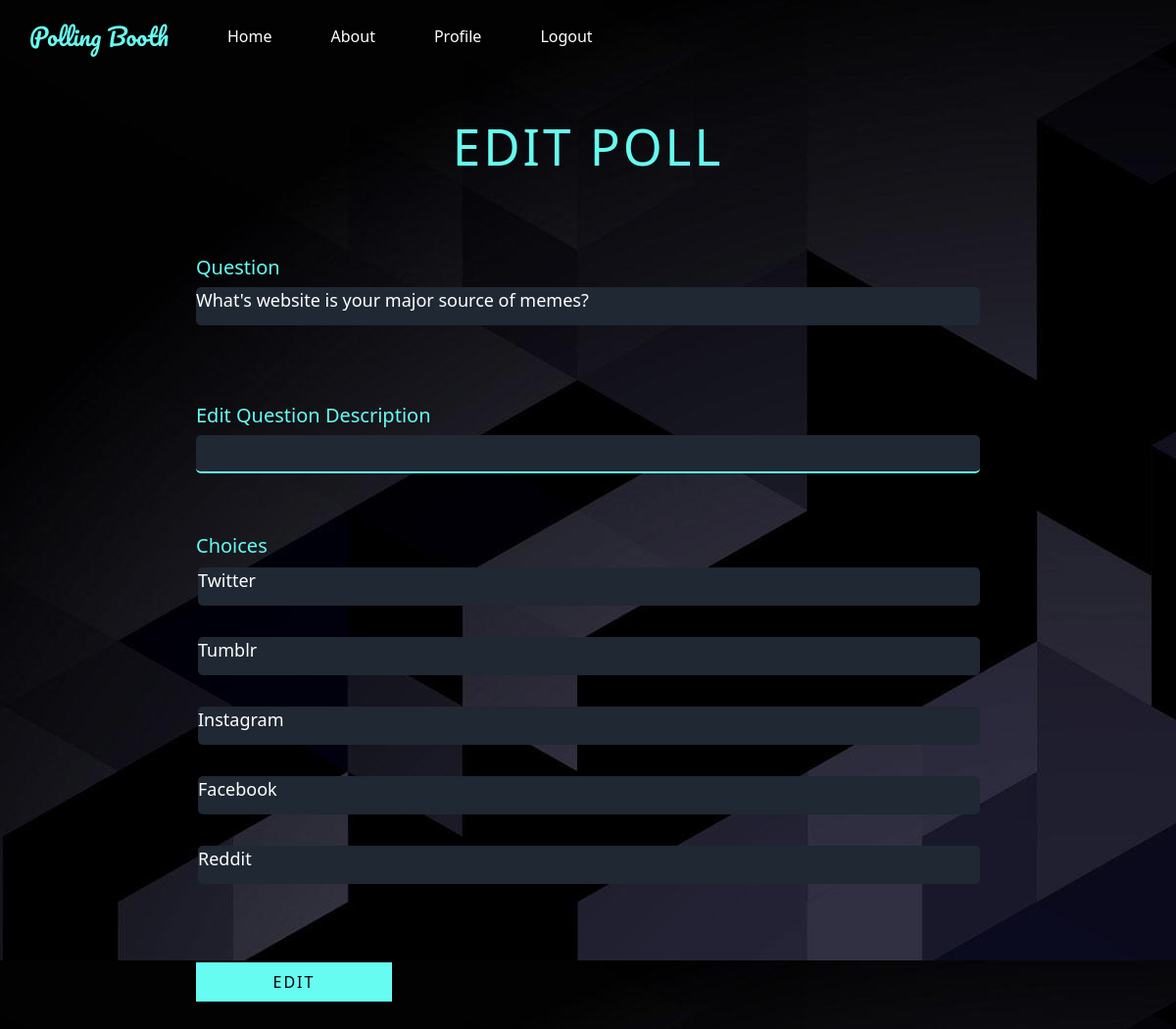
The app's page /editPoll.php?poll=12 (signed in), older data.
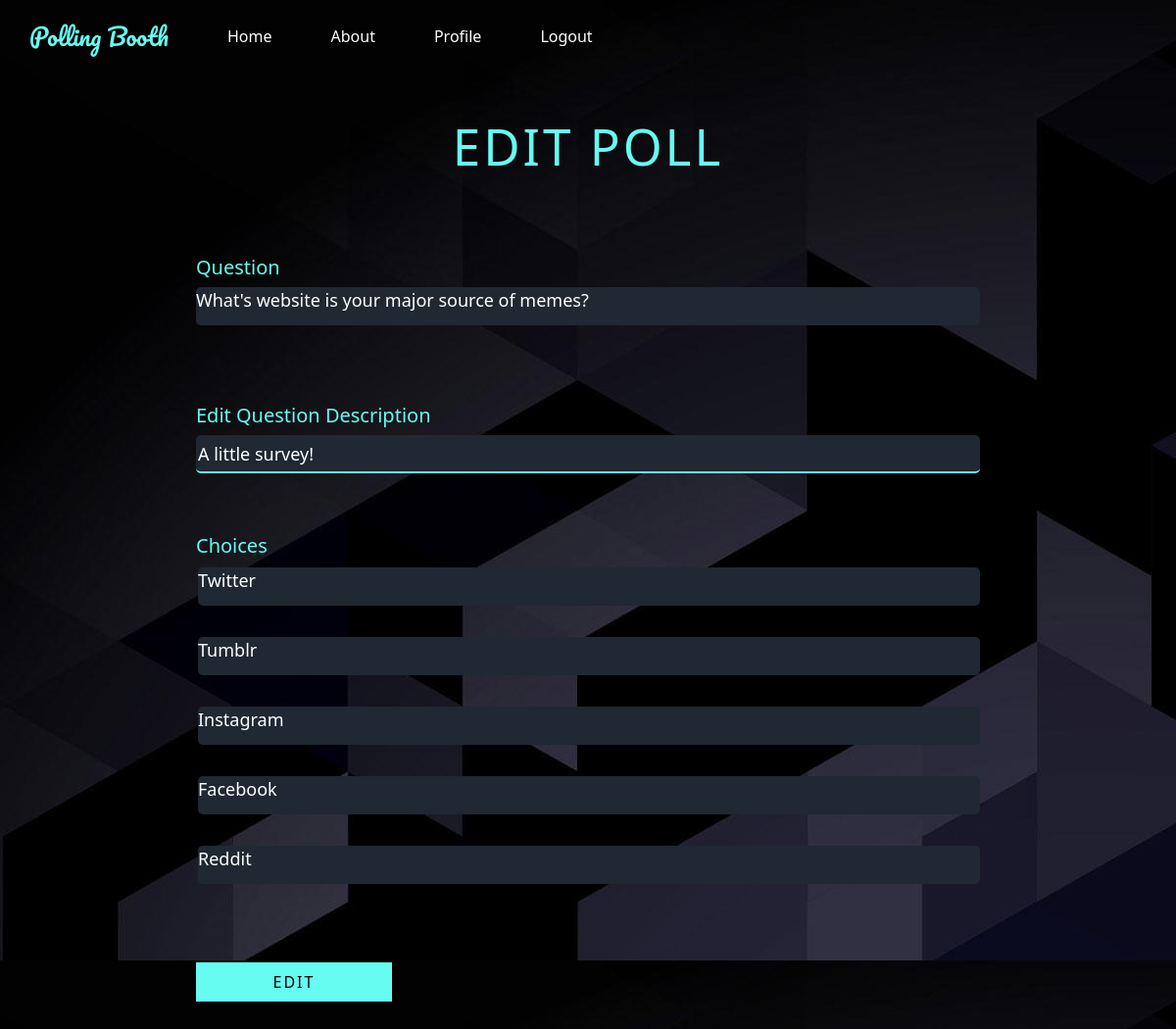
The same page, newer data.
### tables this page shows
CREATE TABLE `polls` (
  `id` int(11) NOT NULL,
  `pollsQues` varchar(128) DEFAULT NULL,
  `pollsDesc` text DEFAULT NULL,
  `pollsStart` date NOT NULL,
  `pollsEnd` date NOT NULL,
  `usersId` int(11) DEFAULT NULL,
  `pollsPrivate` char(1) NOT NULL
);

### includes/functions.inc.php (called while the page is built, shortened)
<?php
   function fetchPoll($conn, $id)
   {
       $sql = "SELECT * FROM polls WHERE id = ?;";
       $stmt = mysqli_stmt_init($conn);
       if (!mysqli_stmt_prepare($stmt, $sql))
       {
           header("location: ../polls.php?error=stmtfailed");
           exit();
       }
       mysqli_stmt_bind_param($stmt, "s", $id);
       mysqli_stmt_execute($stmt);
       $resultData = mysqli_stmt_get_result($stmt);
       $row = mysqli_fetch_assoc($resultData);
       return $row;
   }
   function fetchChoices($conn, $id)
   {
       $sql = "SELECT * FROM choices WHERE pollsId = $id;";
       $result = mysqli_query($conn, $sql);
       $rowsNum = mysqli_num_rows($result);
       if ($rowsNum > 0)
       {
           $rows = mysqli_fetch_all($result, MYSQLI_ASSOC);
           return $rows;
       }
       return false;
   }

### editPoll.php (the view, shortened to what this page needs)
<?php
include_once "header.php";
require_once "includes/functions.inc.php";
require_once "includes/dbh.inc.php";
$poll_id = $_GET["poll"];
$poll = fetchPoll($conn, $poll_id);
$choices = fetchChoices($conn, $poll_id);
?>
<section class="form">
    <h1 class="title2">Edit Poll</h1>
    <form class="contact-form row" action="<?php echo 'includes/editPoll.inc.php?id=' . $poll_id ?>" method="post">
        <div class="form-field col-lg-12">
            <h5 title="Cannot Edit" style="color: #66fcf1">Question</h5>
            <p class="input-text"><?php echo $poll["pollsQues"]; ?> </p>
        </div>
        <div class="form-field col-lg-12">
            <label style="color: #66fcf1" for="description">
                <h5>Edit Question Description</h5>
            </label>
            <input placeholder="Question Description" id="description" name="newDesc" class="input-text js-input" type="text" value="<?php echo $poll["pollsDesc"]; ?>">
        </div>
        <h5 title="Cannot Edit" style="color: #66fcf1; position: relative; top: 30px">Choices</h5>
        <ul id="options">
            <?php
            foreach ($choices as $choice) { ?>
                <div class="form-field col-lg-12 ">
                    <ul id="options" style="list-style-type:none; margin-left: -30px">
                        <?php echo "<li class='input-text'>" . $choice["choicesName"] . "</li>"; ?>
                    </ul>
                </div>
            <?php
            }
            ?>
        </ul>
        <div class="form-field col-lg-12">
            <button class="submit-btn" type="submit" name="submit" value="submit">Edit</button>
        </div>
    </form>
</section>
</body>
</html>

Row changes from the older to the newer data that the page shows:
changed polls "What's website is your major source of memes?": newDesc (not shown) → "A little survey!"
